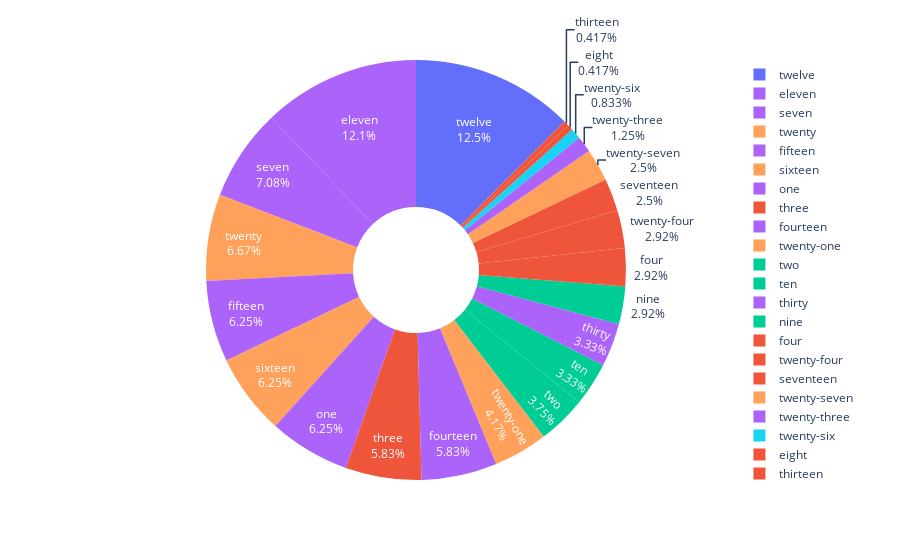

Source (notebook cell):
### Code cell
df = px.data.tips()
fig = px.pie(dfb, 
             values='Deaths', 
             names='Bldg #', 
             color="Side", 
             hole=0.3)

# traces update the data
fig.update_traces(
    textinfo="label+percent", 
    insidetextfont=dict(color="white"))

# layout is the figure itself
fig.update_layout(legend={"itemclick":False})

fig.show()

# fig.write_image("fig1.png")

### Figure 1 — Plotly figure (JSON) as saved in the notebook; plotly's stock layout.template omitted (floating-point values rounded to 4 significant figures; data arrays with more than 128 entries replaced by an {"elided": "..."} marker saying what was removed)
{"data": [{"customdata": {"elided": "240x1 str values"}, "domain": {"x": [0, 1], "y": [0, 1]}, "hole": 0.3, "hovertemplate": "Bldg #=%{label}<br>Deaths=%{value}<br>Side=%{customdata[0]}<extra></extra>", "insidetextfont": {"color": "white"}, "labels": {"elided": "240 str values"}, "legendgroup": "", "marker": {"colors": {"elided": "240 str values"}}, "name": "", "showlegend": true, "textinfo": "label+percent", "type": "pie", "values": {"elided": "240 int values"}}], "layout": {"legend": {"itemclick": false, "tracegroupgap": 0}, "margin": {"t": 60}}}
